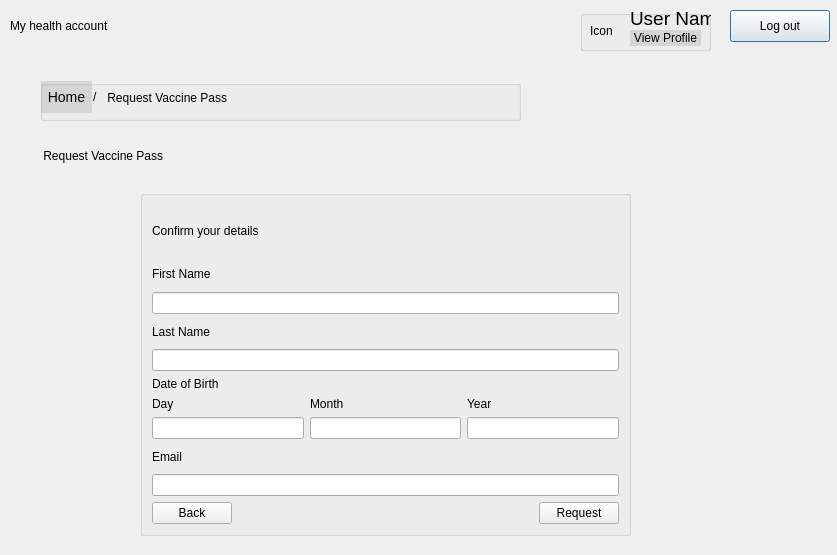
<?xml version="1.0" encoding="UTF-8"?>
<ui version="4.0">
 <class>UserRequestVaccinePass</class>
 <widget class="QDialog" name="UserRequestVaccinePass">
  <property name="geometry">
   <rect>
    <x>0</x>
    <y>0</y>
    <width>837</width>
    <height>555</height>
   </rect>
  </property>
  <property name="windowTitle">
   <string>Dialog</string>
  </property>
  <widget class="QPushButton" name="pushButtonLogout">
   <property name="geometry">
    <rect>
     <x>730</x>
     <y>10</y>
     <width>100</width>
     <height>32</height>
    </rect>
   </property>
   <property name="text">
    <string>Log out</string>
   </property>
  </widget>
  <widget class="QGroupBox" name="groupBox_2">
   <property name="geometry">
    <rect>
     <x>40</x>
     <y>80</y>
     <width>481</width>
     <height>41</height>
    </rect>
   </property>
   <property name="title">
    <string/>
   </property>
   <widget class="QLabel" name="label_9">
    <property name="geometry">
     <rect>
      <x>53</x>
      <y>9</y>
      <width>16</width>
      <height>16</height>
     </rect>
    </property>
    <property name="text">
     <string>/</string>
    </property>
   </widget>
   <widget class="QLabel" name="label_10">
    <property name="geometry">
     <rect>
      <x>64</x>
      <y>10</y>
      <width>241</width>
      <height>16</height>
     </rect>
    </property>
    <property name="text">
     <string> Request Vaccine Pass</string>
    </property>
   </widget>
   <widget class="QPushButton" name="pushButtonHome">
    <property name="geometry">
     <rect>
      <x>1</x>
      <y>1</y>
      <width>51</width>
      <height>32</height>
     </rect>
    </property>
    <property name="styleSheet">
     <string notr="true">QPushButton {
	background-color: rgb(0, 0, 0,0.1); 
	border: none; 
	color: rgb(0, 0, 0); 
	font: 14px;
} 

QPushButton:hover { 
	background-color: rgb(0, 0, 0, 0.1); 
	border: none; 
	color: rgb(0, 43, 255); 
}</string>
    </property>
    <property name="text">
     <string>Home</string>
    </property>
   </widget>
  </widget>
  <widget class="QLabel" name="label_7">
   <property name="geometry">
    <rect>
     <x>40</x>
     <y>140</y>
     <width>201</width>
     <height>31</height>
    </rect>
   </property>
   <property name="styleSheet">
    <string notr="true">font: 18pt &quot;.AppleSystemUIFont&quot;;</string>
   </property>
   <property name="text">
    <string> Request Vaccine Pass</string>
   </property>
  </widget>
  <widget class="QLabel" name="label_6">
   <property name="geometry">
    <rect>
     <x>10</x>
     <y>10</y>
     <width>201</width>
     <height>31</height>
    </rect>
   </property>
   <property name="styleSheet">
    <string notr="true">font: 24pt &quot;.AppleSystemUIFont&quot;;</string>
   </property>
   <property name="text">
    <string>My health account </string>
   </property>
  </widget>
  <widget class="QGroupBox" name="groupBox_6">
   <property name="geometry">
    <rect>
     <x>580</x>
     <y>10</y>
     <width>131</width>
     <height>41</height>
    </rect>
   </property>
   <property name="title">
    <string/>
   </property>
   <widget class="QLabel" name="labelUserName">
    <property name="geometry">
     <rect>
      <x>50</x>
      <y>0</y>
      <width>91</width>
      <height>16</height>
     </rect>
    </property>
    <property name="font">
     <font>
      <family>.AppleSystemUIFont</family>
      <pointsize>14</pointsize>
      <italic>false</italic>
      <bold>false</bold>
     </font>
    </property>
    <property name="styleSheet">
     <string notr="true">font: 14pt &quot;.AppleSystemUIFont&quot;;</string>
    </property>
    <property name="text">
     <string>User Name</string>
    </property>
   </widget>
   <widget class="QLabel" name="labelIconUser">
    <property name="geometry">
     <rect>
      <x>10</x>
      <y>0</y>
      <width>41</width>
      <height>41</height>
     </rect>
    </property>
    <property name="text">
     <string>Icon</string>
    </property>
   </widget>
   <widget class="QPushButton" name="pushButtonViewProfile">
    <property name="geometry">
     <rect>
      <x>50</x>
      <y>20</y>
      <width>71</width>
      <height>16</height>
     </rect>
    </property>
    <property name="styleSheet">
     <string notr="true">QPushButton {
	background-color: rgb(0, 0, 0,0.1); 
	border: none; 
	color: rgb(0, 0, 0); 
	font: 12px;
} 

QPushButton:hover { 
	background-color: rgb(0, 0, 0, 0.1); 
	border: none; 
	color: rgb(0, 43, 255); 
}</string>
    </property>
    <property name="text">
     <string>View Profile</string>
    </property>
   </widget>
  </widget>
  <widget class="QGroupBox" name="groupBox">
   <property name="geometry">
    <rect>
     <x>140</x>
     <y>190</y>
     <width>491</width>
     <height>346</height>
    </rect>
   </property>
   <property name="title">
    <string/>
   </property>
   <layout class="QGridLayout" name="gridLayout">
    <item row="1" column="0">
     <layout class="QVBoxLayout" name="verticalLayout">
      <item>
       <widget class="QLabel" name="label_2">
        <property name="text">
         <string>First Name</string>
        </property>
       </widget>
      </item>
      <item>
       <widget class="QLineEdit" name="lineEditFirstName"/>
      </item>
     </layout>
    </item>
    <item row="2" column="0">
     <layout class="QVBoxLayout" name="verticalLayout_2">
      <item>
       <widget class="QLabel" name="label_3">
        <property name="text">
         <string>Last Name</string>
        </property>
       </widget>
      </item>
      <item>
       <widget class="QLineEdit" name="lineEditLastName"/>
      </item>
     </layout>
    </item>
    <item row="3" column="0">
     <layout class="QVBoxLayout" name="verticalLayout_6">
      <item>
       <widget class="QLabel" name="label_4">
        <property name="text">
         <string>Date of Birth</string>
        </property>
       </widget>
      </item>
      <item>
       <layout class="QHBoxLayout" name="horizontalLayout">
        <item>
         <layout class="QVBoxLayout" name="verticalLayout_3">
          <item>
           <widget class="QLabel" name="label_5">
            <property name="text">
             <string>Day</string>
            </property>
           </widget>
          </item>
          <item>
           <widget class="QLineEdit" name="lineEditDay"/>
          </item>
         </layout>
        </item>
        <item>
         <layout class="QVBoxLayout" name="verticalLayout_4">
          <item>
           <widget class="QLabel" name="label_8">
            <property name="text">
             <string>Month</string>
            </property>
           </widget>
          </item>
          <item>
           <widget class="QLineEdit" name="lineEditMonth"/>
          </item>
         </layout>
        </item>
        <item>
         <layout class="QVBoxLayout" name="verticalLayout_5">
          <item>
           <widget class="QLabel" name="label_11">
            <property name="text">
             <string>Year</string>
            </property>
           </widget>
          </item>
          <item>
           <widget class="QLineEdit" name="lineEditYear"/>
          </item>
         </layout>
        </item>
       </layout>
      </item>
     </layout>
    </item>
    <item row="4" column="0">
     <layout class="QVBoxLayout" name="verticalLayout_7">
      <item>
       <widget class="QLabel" name="label_12">
        <property name="text">
         <string>Email</string>
        </property>
       </widget>
      </item>
      <item>
       <widget class="QLineEdit" name="lineEditEmail"/>
      </item>
     </layout>
    </item>
    <item row="5" column="0">
     <layout class="QHBoxLayout" name="horizontalLayout_2">
      <item>
       <widget class="QPushButton" name="pushButtonBack">
        <property name="text">
         <string>Back</string>
        </property>
       </widget>
      </item>
      <item>
       <spacer name="horizontalSpacer">
        <property name="orientation">
         <enum>Qt::Horizontal</enum>
        </property>
        <property name="sizeHint" stdset="0">
         <size>
          <width>208</width>
          <height>20</height>
         </size>
        </property>
       </spacer>
      </item>
      <item>
       <widget class="QPushButton" name="pushButtonRequest">
        <property name="text">
         <string>Request</string>
        </property>
       </widget>
      </item>
     </layout>
    </item>
    <item row="0" column="0">
     <widget class="QLabel" name="label">
      <property name="styleSheet">
       <string notr="true">font: 16pt &quot;.AppleSystemUIFont&quot;;</string>
      </property>
      <property name="text">
       <string>Confirm your details</string>
      </property>
     </widget>
    </item>
   </layout>
  </widget>
 </widget>
 <resources/>
 <connections/>
</ui>
